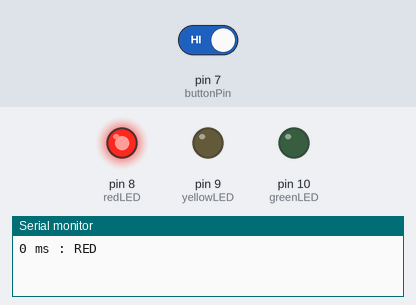
Recording of a sketch running on a simulated Arduino Uno, built with avr-gcc and run on an emulated ATmega328P. On the bench: output pins drawn as LEDs (lit = HIGH), the last lines printed to the serial monitor. The inputs (shaded band) are chosen by the test bench; at power-on: pin 7 (buttonPin) HIGH.

Above: at 1.2 s.
1.3 s: pin 7 (buttonPin) driven LOW
At 8.1 s:
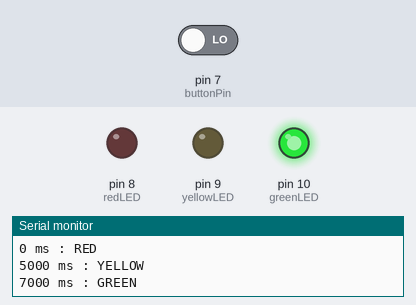
12.5 s: pin 7 (buttonPin) driven HIGH
At 22.4 s:
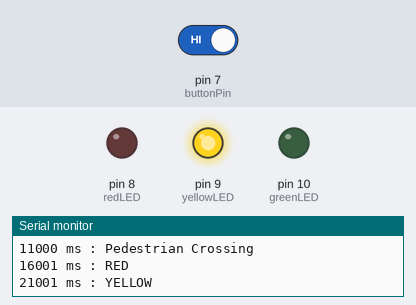
Timing chart, 0 to 28.5 s (numbered marks = the images above; inputs shaded):
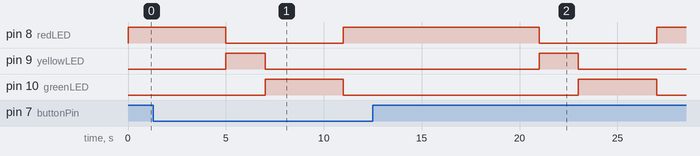

The sketch:

traffic_light.ino
```cpp
const int redLED = 8;
const int yellowLED = 9;
const int greenLED = 10;
const int buttonPin = 7;

void setup()
{
  pinMode(redLED, OUTPUT);
  pinMode(yellowLED, OUTPUT);
  pinMode(greenLED, OUTPUT);
  pinMode(buttonPin, INPUT_PULLUP);

  Serial.begin(9600);
}

void loop()
{
  if (digitalRead(buttonPin) == LOW)
  {
    digitalWrite(redLED, HIGH);
    digitalWrite(yellowLED, LOW);
    digitalWrite(greenLED, LOW);

    Serial.print(millis());
    Serial.println(" ms : Pedestrian Crossing");

    delay(5000);
    return;
  }

  digitalWrite(redLED, HIGH);
  digitalWrite(yellowLED, LOW);
  digitalWrite(greenLED, LOW);

  Serial.print(millis());
  Serial.println(" ms : RED");

  delay(5000);

  digitalWrite(redLED, LOW);
  digitalWrite(yellowLED, HIGH);

  Serial.print(millis());
  Serial.println(" ms : YELLOW");

  delay(2000);

  digitalWrite(yellowLED, LOW);
  digitalWrite(greenLED, HIGH);

  Serial.print(millis());
  Serial.println(" ms : GREEN");

  delay(4000);

  digitalWrite(greenLED, LOW);
}
```

Measured:
- after the input at 12.5 s, pin 8 (redLED): HIGH → LOW after 8.5 s, → HIGH 6.0 s later; pin 9 (yellowLED): LOW → HIGH after 8.5 s, → LOW 2.0 s later; pin 10 (greenLED): LOW → HIGH after 10.5 s, → LOW 4.0 s later
